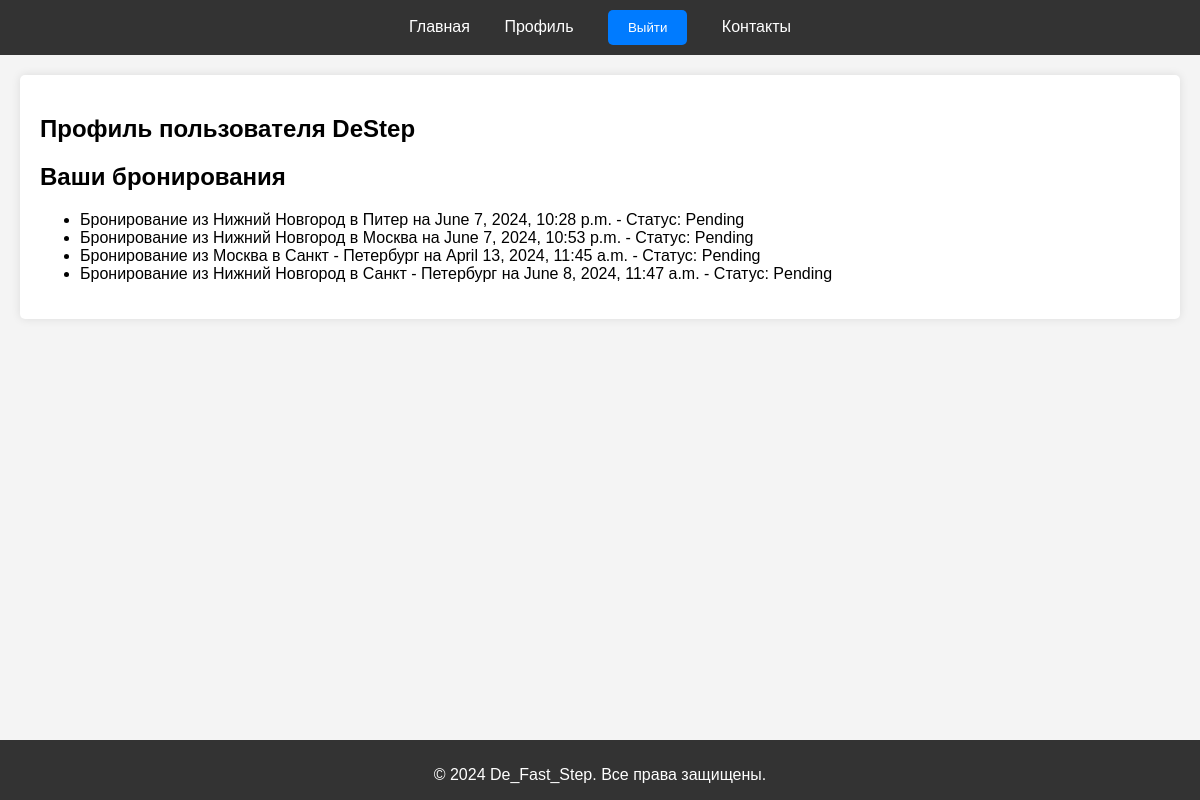
The app's page /accounts/profile/ (signed in), older data.
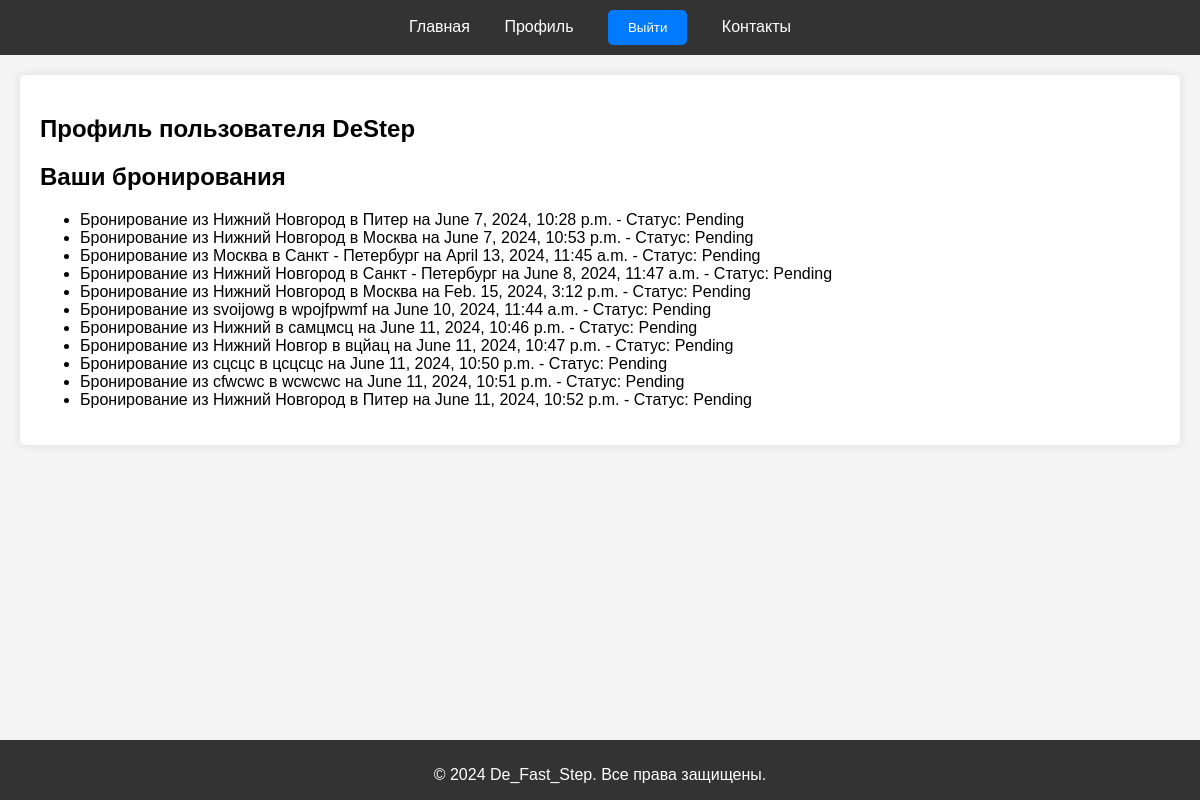
The same page, newer data.
### accounts/models.py (models this page shows)
class CustomUser(AbstractUser):
    phone_number = models.CharField(max_length=15, unique=True)
    is_phone_verified = models.BooleanField(default=False)

### bookings/models.py (models this page shows, shortened)
class Booking(models.Model):
    user = models.ForeignKey(settings.AUTH_USER_MODEL, on_delete=models.CASCADE)
    driver = models.ForeignKey(Driver, on_delete=models.SET_NULL, null=True)
    vehicle = models.ForeignKey(Vehicle, on_delete=models.SET_NULL, null=True)
    start_location = models.CharField(max_length=255)
    end_location = models.CharField(max_length=255)
    start_time = models.DateTimeField()
    end_time = models.DateTimeField()
    price = models.DecimalField(max_digits=10, decimal_places=2)
    status = models.CharField(max_length=20, default='Pending')

### accounts/views.py (the view)
# urls.py: path('profile/', profile, name='profile'),
@login_required
def profile(request):
    bookings = Booking.objects.filter(user=request.user)
    return render(request, 'accounts/profile.html', {'bookings': bookings})

### templates/accounts/profile.html (shortened to what this page needs)
{% extends 'base.html' %}
{% block content %}
    <section class="profile">
        <h1>Профиль пользователя {{ user.username }}</h1>
        <h2>Ваши бронирования</h2>
        <ul>
            {% for booking in bookings %}
                <li>Бронирование из {{ booking.start_location }} в {{ booking.end_location }}
                    на {{ booking.start_time }} - Статус: {{ booking.status }}</li>
            {% endfor %}
        </ul>
    </section>
{% endblock %}

### templates/base.html (shortened to what this page needs)
<!DOCTYPE html>
<html lang="ru">
<head>
    {% load static %}
    <link rel="stylesheet" href="{% static 'css/styles.css' %}">
</head>
<body>
<header>
    <nav>
        <ul>
            <li><a href="{% url 'home' %}">Главная</a></li>
            {% if user.is_authenticated %}
                <li><a href="{% url 'profile' %}">Профиль</a></li>
                <li>
                    <form action="{% url 'logout' %}" method="post" style="display: inline;">
                        <button type="submit" class="btn-link">Выйти</button>
                    </form>
                </li>
            {% else %}
                <li><a href="{% url 'login' %}">Войти</a></li>
                <li><a href="{% url 'register' %}">Регистрация</a></li>
            {% endif %}
            <li><a href="{% url 'contact' %}">Контакты</a></li>
        </ul>
    </nav>
</header>
<main>
    {% block content %}
    {% endblock %}
</main>
<footer>
    <p>&copy; 2024 De_Fast_Step. Все права защищены.</p>
</footer>
</body>
</html>

### static/css/styles.css (style rules this page uses)
body { font-family: Arial, sans-serif; margin: 0; padding: 0; background-color: #f4f4f4; overflow-y: scroll; }
header { background-color: #333; color: #fff; padding: 10px 0; text-align: center; }
header nav ul { list-style: none; padding: 0; margin: 0; }
header nav ul li { display: inline; margin: 0 15px; }
header nav ul li a { color: #fff; text-decoration: none; }
footer { background-color: #333; color: #fff; text-align: center; padding: 10px 0; position: fixed; width: 100%; bottom: 0; height: 40px; }
section { margin: 20px; padding: 20px; background: #fff; border-radius: 5px; box-shadow: 0 0 10px rgba(0, 0, 0, 0.1); }
form { display: flex; flex-direction: column; }
form button { background-color: #007BFF; color: #fff; padding: 10px 20px; border: none; border-radius: 5px; cursor: pointer; transition: background-color 0.3s; }

Row changes from the older to the newer data that the page shows:
added Booking: start_location "Нижний Новгород", end_location "Москва", start_time "Feb. 15, 2024, 3:12 p.m.", status "Pending"
added Booking: start_location "svoijowg", end_location "wpojfpwmf", start_time "June 10, 2024, 11:44 a.m.", status "Pending"
added Booking: start_location "Нижний", end_location "самцмсц", start_time "June 11, 2024, 10:46 p.m.", status "Pending"
added Booking: start_location "Нижний Новгор", end_location "вцйац", start_time "June 11, 2024, 10:47 p.m.", status "Pending"
added Booking: start_location "сцсцс", end_location "цсцсцс", start_time "June 11, 2024, 10:50 p.m.", status "Pending"
added Booking: start_location "cfwcwc", end_location "wcwcwc", start_time "June 11, 2024, 10:51 p.m.", status "Pending"
added Booking: start_location "Нижний Новгород", end_location "Питер", start_time "June 11, 2024, 10:52 p.m.", status "Pending"
